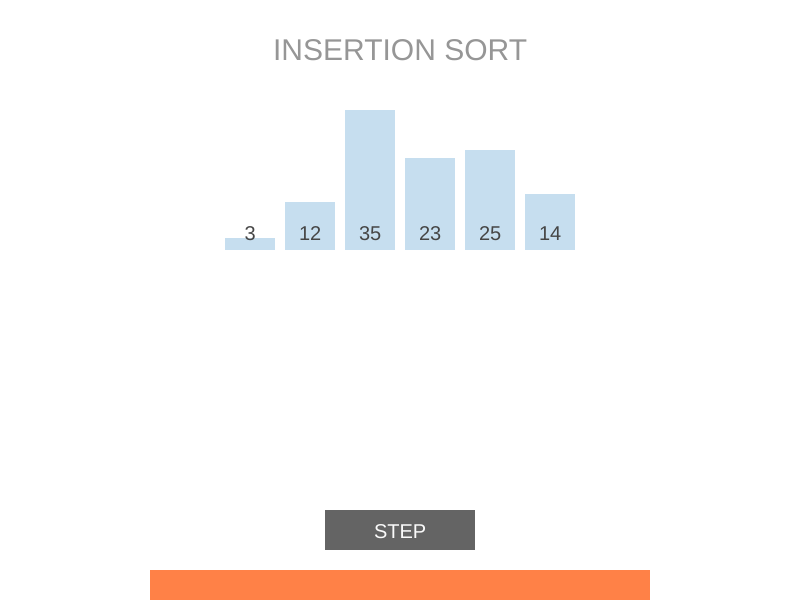
Frame 1 (no input)
Frame 60 (no input): identical to frame 1, image omitted
Frame 120 (the mouse pressed at the canvas centre since frame 60): identical to frame 1, image omitted

The p5.js sketch that drew this single still picture (run headless with seeded random() and noise() and a simulated clock; from frame 60 on, the mouse is pressed at the canvas centre):

// p5.js sketch
// ── sketch.js
let nums = [];
var count = 0;
let values = [3, 12,35,23,25,14];
var lit = 0;

//Making colors!
var exist_color;
var extract_color;
var sort_color;
var compare_color;

//Me setting stuff up.
function setup() {
  //Me creating the "canvas"
  createCanvas(displayWidth, displayHeight);

  //putting actual colors in color vars
  exist_color = color(198, 222, 239);
  extract_color = color(244, 46, 24);
  sort_color = color(244, 137, 24);
  compare_color = color(107, 168, 67);

  // Me creating the thingies and putting them in nums.
  for (let i = 0; i < 6; i++){
    let num = values[i];
    let xPos = displayWidth/2 - 175 + i * 60;
    nums[i] = new Thing(num, xPos, exist_color);
  }

  nums[0].status = "sorted";

  //Creating the title
  noStroke();
	fill(150);
	textSize(30);
	textAlign(CENTER);
	text("INSERTION SORT", displayWidth/2, 60);

  drawRects();
  drawLabels();
  drawNextButton();
  drawCommentBox();

  mouseClicked();

}

//Repeats
function draw() {

}

function mouseClicked() {
  if (buttonClicked()) {

    //marks first item sorted
    if(count == 0) {
        nums[count].col = sort_color;
        drawRects();
        drawLabels();
        count++;
        fill(250);
        textSize(18);
        textAlign(CENTER);
        text("mark first as sorted", displayWidth/2, 600);
        lit++;
        return;
    }

    //extract first unsorted item
    if(nums[count].status == "unsorted"){
      nums[count].down();
      nums[count].status = "down";
      drawCommentBox();
      fill(255);
      textSize(18);
      textAlign(CENTER);
      text("extract the first unsorted element", displayWidth/2, 600);
      lit++;
      return;
    }

    //compare the last sorted and the first unsorted
    if(nums[count].status == "down"){
      nums[count].status = "middle"
      nums[count - 1].col = compare_color;
      drawRects();
      drawLabels();
      drawCommentBox();
      fill(255);
      textSize(18);
      textAlign(CENTER);
      text("figure where to insert extracted element;",
        displayWidth/2, 600);
      text("comparing with sorted number " + nums[count - 1].num,
        displayWidth/2, 630);
      lit++;
      return;
    }

    if (lit == 21){
      alert("DONE BOI");
      return;
    }

    //switch the two if last sorted is greater than first unsorted
    if(nums[count-1].num > nums[count].num){

      nums[count].status = "down";
      nums[count-1].right();
      nums[count].left();

      var temp;
      temp = nums[count - 1];
      nums[count - 1] = nums[count];
      nums[count] = temp;

      nums[count].status = "switched";
      nums[count - 1].status = "switched";

      nums[count].col = sort_color;

      drawCommentBox();
      fill(255);
      textSize(18);
      textAlign(CENTER);
      text(nums[count].num + " > " + nums[count-1].num + " is true, hence move current ",
        displayWidth/2, 600);
      text("sorted element to the right by 1.",
        displayWidth/2, 630);

      lit++;

      return;
    }

    //switch pt.2 boiii
    if (nums[count-1].status == "switched" && count >= 2){
      nums[count - 1].col = compare_color;
      drawRects();
      drawLabels();

      if(nums[count-1].num < nums[count-2].num){
        nums[count-2].right();
        nums[count-1].left();

        var temp;
        temp = nums[count - 2];
        nums[count - 2] = nums[count-1];
        nums[count-1] = temp;
        count--;

        lit++;

        drawCommentBox();
        fill(255);
        textSize(18);
        textAlign(CENTER);
        text(nums[count].num + " > " + nums[count-1].num + " is true, hence move current",
          displayWidth/2, 600);
        text("sorted element to the right by 1.",
          displayWidth/2, 630);
        return;

      } else{
          console.log("yaa");
        nums[count-1].up();
        drawCommentBox();
        fill(255);
        textSize(18);
        textAlign(CENTER);
        text(nums[count-2].num + " > " + nums[count-1].num + " is false, insert element at current position",
          displayWidth/2, 600);
        count++;
        lit++;
        return;
      }
    }

    //shove it back up
    if(nums[count-1].status != "switched" && nums[count-1].num <= nums[count].num){
      nums[count].up();
      nums[count-1].col = sort_color;
      drawRects();
      drawLabels();

      drawCommentBox();
      fill(255);
      textSize(18);
      textAlign(CENTER);
      text(nums[count].num + " < " + nums[count-1].num + " is false, insert element at current position",
        displayWidth/2, 600);

      lit++;
      count++;
      return;
    }

    //shove it back up pt.2 lol
    if(nums[count].status != "switched" &&count ==1 && nums[count-1].num < nums[count].num){
      nums[count].up();
      nums[count-1].col = sort_color;
      drawRects();
      drawLabels();

      drawCommentBox();
      fill(255);
      textSize(18);
      textAlign(CENTER);
      text(nums[count].num + " < " + nums[count-1].num + " is false, insert element at current position",
        displayWidth/2, 600);

      lit++;
      count++;
      return;
    }

    //shove it even more up
    if(count == 1 && nums[count].status == "switched"){
      nums[count-1].up();
      nums[count].col = sort_color;
      nums[count].col = exist_color;
      drawRects();
      drawLabels();

      drawCommentBox();
      fill(255);
      textSize(18);
      textAlign(CENTER);
      text(nums[count].num + " < " + nums[count-1].num + " is false, insert element at current position",
        displayWidth/2, 600);

      lit++;
      count++;
      return;
    }
  }
}

//Creates a Thingy that stores a bunch of info
class Thing {
  constructor(num, xPos, color) {
      this.num = num;
      this.height = num * 4;
      this.xPos = xPos;
      this.yPos = 250 - this.height;
      this.xnPos = this.xPos + 25;
      this.ynPos = 240;
      this.status = "unsorted";
      this.col = color;
      this.xLab = this.xnPos;
  }

  //moves the bar thingy down
  down() {
    this.erase();
    this.yPos = this.yPos + this.height + 20;
    this.ynPos = this.ynPos + this.height + 20;
    this.col = extract_color;
    drawRects();
    drawLabels();
  }

  //moves bar up
  up() {
    this.erase();
    this.yPos = this.yPos- this.height - 20;
    this.ynPos = this.ynPos - this.height - 20;
    this.col = sort_color;
    this.status = "sorted";
    drawRects();
    drawLabels();
  }

  //moves bar to the left
  left() {
    this.erase();
    this.xPos = this.xPos - 60;
    this.xnPos = this.xnPos - 60;
    this.col = extract_color;
    drawRects();
    drawLabels();
  }

  //moves bar to the right
  right() {
    this.erase();
    this.xPos = this.xPos + 60;
    this.xnPos = this.xnPos + 60;
    drawRects();
    drawLabels();
  }

  erase() {
    fill(255);
    rect(this.xPos, this.yPos - 10, 50, this.height+60);
  }

}

//draws the rectangles
function drawRects() {
  console.log("draw");
  for (let i = 0; i < nums.length; i++){
    fill(nums[i].col);
    rect(nums[i].xPos, nums[i].yPos, 50, nums[i].height);
  }
}

function drawLabels() {
  for (let i = 0; i < nums.length; i++){
    fill(70);
    textSize(20);
    text(nums[i].num, nums[i].xnPos, nums[i].ynPos);
  }
}


function drawNextButton() {
  fill(100);
  rect(displayWidth/2-75, 510, 150, 40);

  fill(250);
  textSize(20);
  textAlign(CENTER);
  text("STEP", displayWidth/2, 538);
}

function drawCommentBox(){
  fill(255, 129, 71);
  rect(displayWidth/2-250, 570, 500, 80);
}

function buttonClicked() {
  return displayWidth/2-75 < mouseX && mouseX < displayWidth/2+75 && mouseY > 510 && mouseY <550;
}
